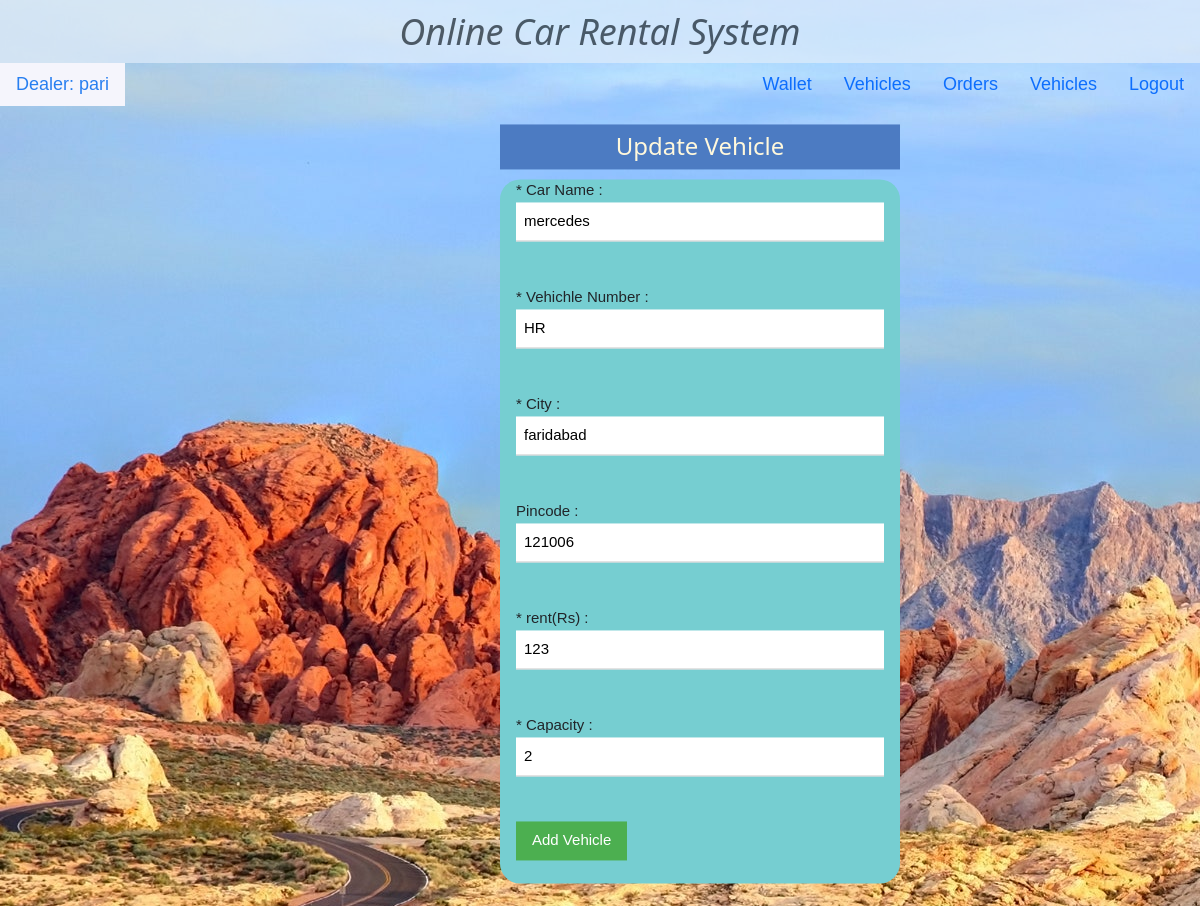
The page /car_dealer_portal/edit_vehicle/13 (signed in) on the database its author committed.
### car_dealer_portal/models.py (models this page shows)
class Vehicles(models.Model):
    car_name = models.CharField(max_length = 20)
    vehichle_number = models.CharField(max_length = 10)
    dealer = models.ForeignKey(CarDealer, on_delete = models.PROTECT)
    area = models.ForeignKey(Area, on_delete=models.SET_NULL, null = True)
    capacity = models.CharField(max_length = 2)
    is_available = models.BooleanField(default = True)
    rent = models.IntegerField(default=0)

class Area(models.Model):
    pincode = models.CharField(validators = [MinLengthValidator(6), MaxLengthValidator(6)],max_length = 6,unique=True)
    city = models.CharField(max_length = 20)

### car_dealer_portal/views.py (the view, shortened to what this page needs)
# urls.py: path('edit_vehicle/<str:pk>',edit_vehicle,name='edit_vehicle'),
@login_required
def edit_vehicle(request,pk):
    car=Vehicles.objects.get(id = pk)
    return render(request,'car_dealer/edit_vehicle.html',{'car': car})

### car_dealer_portal/templates/car_dealer/edit_vehicle.html (shortened to what this page needs)
{% extends 'car_dealer/base.html' %}
{% block content %}
{% load static %}
<div class="w3-bar w3-large ">
  <div class="w3-bar-item" style="background-color: rgb(245, 245, 252);color: rgb(40, 127, 240);">Dealer: {{user.username}}</div>
  <a class="w3-bar-item  w3-right nav-link" href="/car_dealer_portal/logout/">Logout</a>
  <a class="w3-bar-item  w3-right nav-link" href="/car_dealer_portal/manage_vehicles/">Vehicles</a>
  <a class="w3-bar-item  w3-right nav-link" href="/car_dealer_portal/order_list/">Orders</a>
  <a class="w3-bar-item  w3-right nav-link" href="/car_dealer_portal/manage_vehicles/">Vehicles</a>
  <a class="w3-bar-item  w3-right nav-link" href="/car_dealer_portal/history/">Wallet</a>
</div>
<div class="w3-display-container" style="height:800px;">
  <div class="w3-display-left" style="padding-left: 500px;">
    <center>
<h3 class="heading" style="background:rgb(76, 123, 194);color: cornsilk; padding:8px">Update Vehicle</h3></center>
<div style="background-color: rgb(118, 206, 209);border-radius: 20px;width: 400px;">
<form class="w3-container" method="post">
  <lable>* Car Name :</lable> <input value="{{car.car_name}}" class="w3-input" type="text" name="car_name" required><br><br>
  <lable>* Vehichle Number :</lable> <input value="{{car.vehichle_number}}" class="w3-input" type="text" name="vehichle_number" required><br><br>
  <lable>* City :</lable> <input value="{{car.area.city}}" class="w3-input" type="text" name="city" required><br><br>
  <lable>Pincode :</lable> <input value="{{car.area.pincode}}" class="w3-input" type="text" name="pincode" required><br><br>
  <lable> * rent(Rs) :</lable> <input value="{{car.rent}}" class="w3-input" type="text" name="rent" required><br><br>
  <lable>* Capacity :</lable> <input value="{{car.capacity}}" class="w3-input" type="text" name="capacity" required><br><br>
  <input class="w3-btn w3-green" type="submit" value="Add Vehicle"><br><br>
</div>
</div>
</div>
{% endblock %}

### static/css/w3.css (style rules this page uses)
html { box-sizing:border-box }
*,*:before,*:after { box-sizing:inherit }
html { -ms-text-size-adjust:100%;-webkit-text-size-adjust:100% }
body { margin:0 }
a { background-color:transparent;-webkit-text-decoration-skip:objects }
button,input,select,textarea { font:inherit;margin:0 }
button,input { overflow:visible }
button,html [type=button],[type=reset],[type=submit] { -webkit-appearance:button }
html,body { font-family:Verdana,sans-serif;font-size:15px;line-height:1.5 }
html { overflow-x:hidden }
h3 { font-size:24px }
h1,h2,h3,h4,h5,h6 { font-family:"Segoe UI",Arial,sans-serif;font-weight:400;margin:10px 0 }
a { color:inherit }
.w3-btn,.w3-button { border:none;display:inline-block;padding:8px 16px;vertical-align:middle;overflow:hidden;text-decoration:none;color:inherit;background-color:inherit;text-align:center;cursor:pointer;white-space:nowrap }
.w3-btn,.w3-button { -webkit-touch-callout:none;-webkit-user-select:none;-khtml-user-select:none;-moz-user-select:none;-ms-user-select:none;user-select:none }
.w3-tooltip,.w3-display-container { position:relative }
.w3-input { padding:8px;display:block;border:none;border-bottom:1px solid #ccc;width:100% }
.w3-bar { width:100%;overflow:hidden }
.w3-bar .w3-bar-item { padding:8px 16px;float:left;width:auto;border:none;display:block;outline:0 }
.w3-container:after,.w3-container:before,.w3-panel:after,.w3-panel:before,.w3-row:after,.w3-row:before,.w3-row-padding:after,.w3-row-padding:before, .w3-cell-row:before,.w3-cell-row:after,.w3-clear:after,.w3-clear:before,.w3-bar:before,.w3-bar:after { content:"";display:table;clear:both }
.w3-display-left { position:absolute;top:50%;left:0%;transform:translate(0%,-50%);-ms-transform:translate(-0%,-50%) }
.w3-container,.w3-panel { padding:0.01em 16px }
.w3-large { font-size:18px!important }
.w3-right { float:right!important }
.w3-green,.w3-hover-green:hover { color:#fff!important;background-color:#4CAF50!important }

### rows shown on the page
Vehicles: car_name "mercedes", vehichle_number "HR", city "faridabad", pincode "121006", rent "123", capacity "2"

### other values the page prints
{{ user.username }} "pari"
